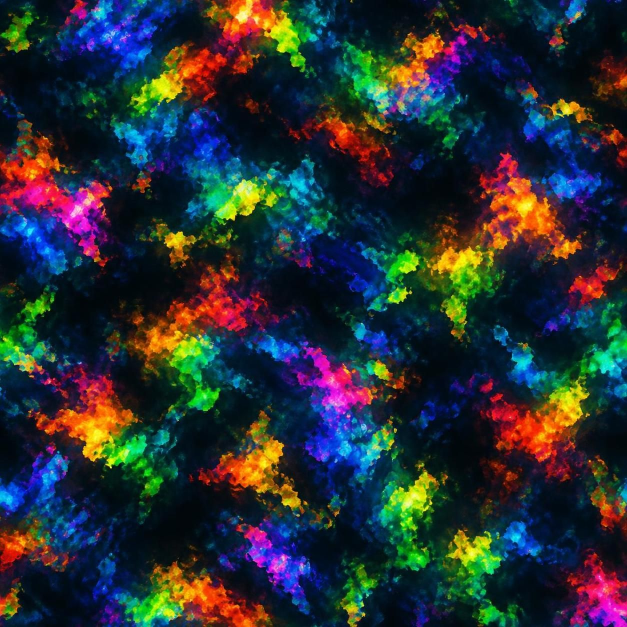
#> input picture art/pattern.jpeg, 1254 x 1254 px (shown at 1/2 size)
$ python make-assets.py
#> lines starting #> are read from the running program, lines starting #| are printed output that depends on the picture; after the words box and inside, x2 and y2 are one past the last pixel; in counts of white or black regions, pixels touching at a corner belong together
#!/usr/bin/env python3
"""Generate Opal's UI assets from the brand images in art/.

    python3 tools/make-assets.py          (needs Pillow)

Writes assets/*.png: the opal-pattern signature button (normal/pressed, with
camera or search glyph), the logo, the rainbow strips for the ask-field border,
and white line icons for the bar and the overflow panel. Everything is drawn
4x supersampled and downscaled, so the output is anti-aliased.
"""
import math
import os
import sys

import random

from PIL import Image, ImageDraw, ImageEnhance, ImageFilter

HERE = os.path.dirname(os.path.abspath(__file__))
ROOT = os.path.dirname(HERE)
OUT = os.path.join(ROOT, "assets")
ART = os.path.join(ROOT, "art")
SS = 4
WHITE = (255, 255, 255, 255)


def save(img, name):
    img.save(os.path.join(OUT, name), optimize=True)


# ---------------------------------------------------------------- glyphs
# Each glyph draws into a square of side z (supersampled). u = z/96.

def g_camera(d, u, w):
    d.rounded_rectangle([18*u, 34*u, 78*u, 74*u], radius=5*u, outline=WHITE, width=w)
    d.polygon([(34*u, 34*u), (40*u, 24*u), (56*u, 24*u), (62*u, 34*u)], fill=WHITE)
    d.ellipse([36*u, 42*u, 60*u, 66*u], outline=WHITE, width=w)


def g_search(d, u, w):
    d.ellipse([22*u, 20*u, 62*u, 60*u], outline=WHITE, width=w)
    d.line([(56*u, 54*u), (76*u, 74*u)], fill=WHITE, width=int(w * 1.4))


def g_back(d, u, w):
    d.line([(58*u, 20*u), (32*u, 48*u), (58*u, 76*u)], fill=WHITE, width=w, joint="curve")


# [4 lines left out: function g_new, not called in this run]


def g_plus(d, u, w):
    d.line([(48*u, 20*u), (48*u, 76*u)], fill=WHITE, width=w)
    d.line([(20*u, 48*u), (76*u, 48*u)], fill=WHITE, width=w)


# [5 lines left out: function g_chats, not called in this run]


def g_more(d, u, w):
    for y in (26, 48, 70):
        d.ellipse([42*u, (y-6)*u, 54*u, (y+6)*u], fill=WHITE)


def g_menu(d, u, w):
    for y in (30, 48, 66):
        d.line([(18*u, y*u), (78*u, y*u)], fill=WHITE, width=w)


# [4 lines left out: function g_export, not called in this run]


def g_copy(d, u, w):
    d.rectangle([34*u, 18*u, 76*u, 64*u], outline=WHITE, width=w)
    d.line([(22*u, 32*u), (22*u, 78*u), (62*u, 78*u)], fill=WHITE, width=w)


# [25 lines left out: functions g_settings, g_log, g_text, g_flip, not called in this run]


def g_flash(d, u, w):
    d.polygon([(54*u, 12*u), (28*u, 52*u), (46*u, 52*u), (40*u, 84*u), (68*u, 40*u), (50*u, 40*u)],
              outline=WHITE, width=max(1, w // 2 + 2))


# [20 lines left out: functions g_gallery, g_translate, g_edit, not called in this run]


def g_close(d, u, w):
    d.line([(24*u, 24*u), (72*u, 72*u)], fill=WHITE, width=w)
    d.line([(72*u, 24*u), (24*u, 72*u)], fill=WHITE, width=w)


ACCENT = (107, 82, 168, 255)    # Opal's purple (#6B52A8), lifted a little for icons
ACCENT_ICON = (150, 120, 235, 255)


# [42 lines left out: functions tint, icon, opal_button, not called in this run]


# ---------------------------------------------------------------- animated opal button
# The button is a stack: a dark base, LAYERS colour layers (each = soft blobs of a different crop and
# rotation of the pattern, so colours reappear in new places), and the glyph on top. OpalButton.qml
# fades each colour layer in and out on its own period, so colour flows in and out across the stone.

LAYERS = 6


def circle_mask(z):
    m = Image.new("L", (z, z), 0)
    ImageDraw.Draw(m).ellipse([0, 0, z - 1, z - 1], fill=255)
    return m


def opal_layers(full):
    n, ss = 200, 2
    z = n * ss
    rnd = random.Random(7)            # fixed seed: the same assets on every run
    circ = circle_mask(z)
    w, h = full.size

    # dark base: the pattern, very dim, with a dark rim
    base = ImageEnhance.Brightness(full.resize((z, z), Image.LANCZOS)).enhance(0.16).convert("RGBA")
    base.putalpha(circ)
    ImageDraw.Draw(base).ellipse([0, 0, z - 1, z - 1], outline=(18, 18, 18, 255), width=3 * ss)
    save(base.resize((n, n), Image.LANCZOS), "opal-base.png")

    for i in range(LAYERS):
        crop = int(min(w, h) * rnd.uniform(0.38, 0.55))
        x0, y0 = rnd.randint(0, w - crop), rnd.randint(0, h - crop)
        src = full.crop((x0, y0, x0 + crop, y0 + crop)).rotate(rnd.choice([0, 90, 180, 270]))
        src = ImageEnhance.Color(src.resize((z, z), Image.LANCZOS)).enhance(1.15)
        # crush the pattern's dark grey to black so only colour (not a grey haze) fades in
        src = src.point(lambda v: 0 if v < 70 else int((v - 70) * 255 / 185)).convert("RGBA")
        mask = Image.new("L", (z, z), 0)
        d = ImageDraw.Draw(mask)
        for _ in range(3):
            r = rnd.uniform(0.16, 0.30) * z
            ang = rnd.uniform(0, 6.283)
            dist = rnd.uniform(0, 0.33) * z
            cx, cy = z / 2 + dist * math.cos(ang), z / 2 + dist * math.sin(ang)
            d.ellipse([cx - r, cy - r, cx + r, cy + r], fill=255)
        mask = mask.filter(ImageFilter.GaussianBlur(z * 0.07))
        alpha = Image.composite(mask, Image.new("L", (z, z), 0), circ)
        src.putalpha(alpha)
        save(src.resize((n, n), Image.LANCZOS), "opal-layer-%d.png" % i)

    press = Image.new("RGBA", (z, z), (0, 0, 0, 0))     # dark disc for the pressed state
    ImageDraw.Draw(press).ellipse([0, 0, z - 1, z - 1], fill=(0, 0, 0, 255))
    save(press.resize((n, n), Image.LANCZOS), "opal-press.png")

    for name, glyph in (("camera", g_camera), ("search", g_search)):
        g = Image.new("RGBA", (z, z), (0, 0, 0, 0))
        gz = int(z * 0.62)
        gi = Image.new("RGBA", (gz, gz), (0, 0, 0, 0))
        glyph(ImageDraw.Draw(gi), gz / 96.0, int(8 * gz / 96.0))
        g.paste(gi, ((z - gz) // 2, (z - gz) // 2), gi)
        save(g.resize((n, n), Image.LANCZOS), "opal-glyph-%s.png" % name)


# ---------------------------------------------------------------- rainbow border strips
# The ask field border: a dark rim with soft colour glints. Drawn as four
# strips that the UI stretches along each edge (no nine-slice needed).

RIM = (58, 58, 58)


# [18 lines left out: function strip, not called in this run]


BLUE, ORANGE, GOLD, PURPLE, GREEN, RED = (70, 90, 230), (240, 130, 30), (235, 180, 40), (130, 80, 230), (40, 200, 110), (225, 45, 45)


def main():
    os.makedirs(OUT, exist_ok=True)
    pat = Image.open(os.path.join(ART, "pattern.jpeg")).convert("RGB")
#> pat is the input picture: PIL image 1254x1254 RGB; mean R, G, B 40.8, 47.9, 52.6
    w, h = pat.size
#> w = 1254; h = 1254
    s = min(w, h)
#> s = 1254
    pat = pat.crop(((w - s) // 2, (h - s) // 2, (w + s) // 2, (h + s) // 2))
    opal_layers(pat)
#> in circle_mask, `m = Image.new("L", (z, z), 0)`: m: PIL image 400x400 L; every value is 0
#> in circle_mask, `ImageDraw.Draw(m).ellipse([0, 0, z - 1, z - 1], fill=255)`:
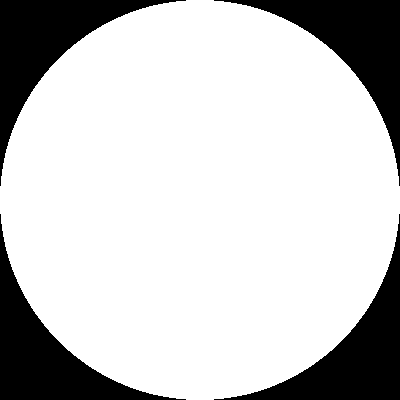
#> m: PIL image 400x400 L; 78.5% white; 4 black regions, box (x1, y1, x2, y2) and area: (0, 0, 186, 186) 8595, (214, 0, 400, 186) 8595, (0, 214, 186, 400) 8595, (214, 214, 400, 400) 8595
#> in opal_layers, `base = ImageEnhance.Brightness(full.resize((z, z), Image.LANCZOS)).enh..`:
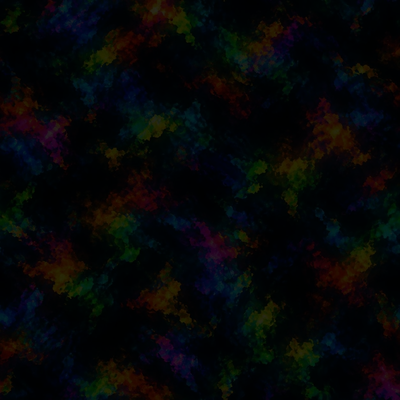
#> base: PIL image 400x400 RGBA; mean R, G, B, A 6.1, 7.2, 7.9, 255
#> the loop in opal_layers, `for i in range(LAYERS):` made 6 passes
#> pass 1, in opal_layers, `mask = mask.filter(ImageFilter.GaussianBlur(z * 0.07))`:
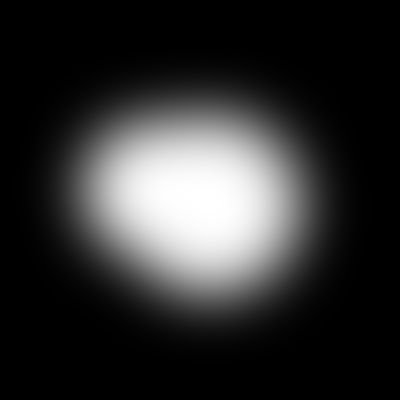
#> mask: PIL image 400x400 L; min 0, max 255, mean 47.3
#> after the loop in opal_layers, `for i in range(LAYERS):`:
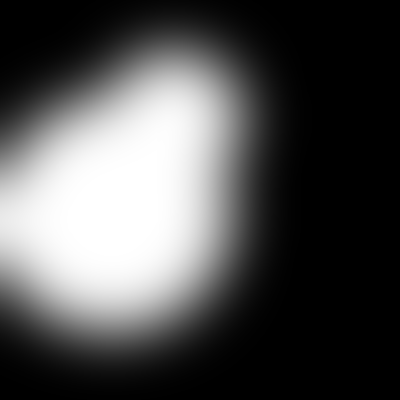
#> mask: PIL image 400x400 L; min 0, max 255, mean 80.6
#> after the loop in opal_layers, `for i in range(LAYERS):`:
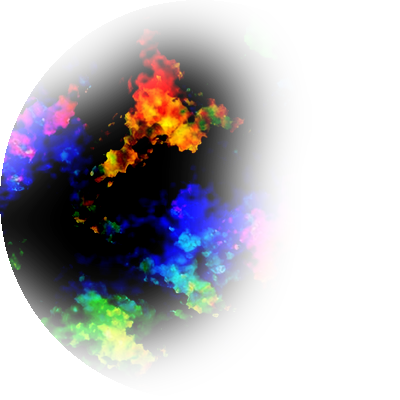
#> src: PIL image 400x400 RGBA; mean R, G, B, A 24.2, 19.5, 29.3, 78.4; transparent parts drawn white
#> in opal_layers, `press = Image.new("RGBA", (z, z), (0, 0, 0, 0))`: press: PIL image 400x400 RGBA; every value is 0
#> in save (call 8), `img.save(os.path.join(OUT, name), optimize=True)`:
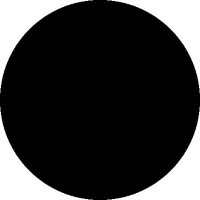
#> saved as opal-press.png: PIL image 200x200 RGBA; mean R, G, B, A 0, 0, 0, 200.2; transparent parts drawn white
    # The button shows big colour blobs: zoom into the middle of the pattern.
    zoom = int(s * 0.45)
#> zoom = 564
    pat = pat.crop(((s - zoom) // 2, (s - zoom) // 2, (s + zoom) // 2, (s + zoom) // 2))
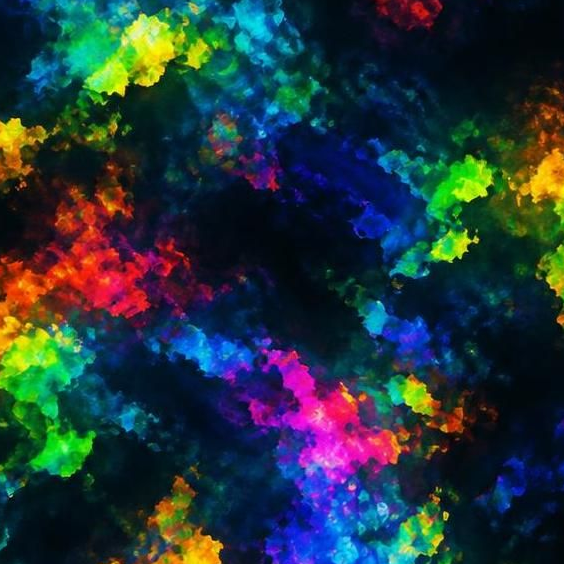
#> pat: PIL image 564x564 RGB; mean R, G, B 35.3, 53.2, 58.8

#> (the run stopped early here; a loop or call above may not have finished)
